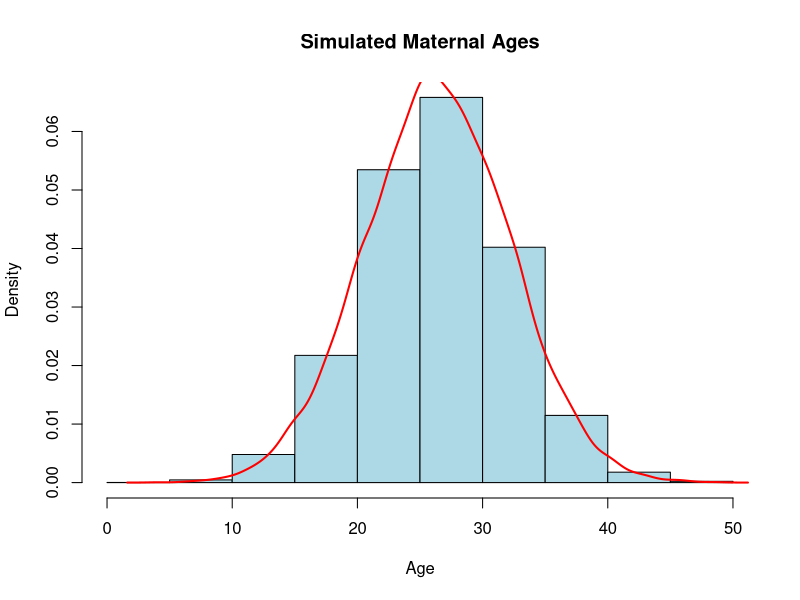

This figure's R source:
## ---- chunk 1
knitr::opts_chunk$set(echo = TRUE)
## ---- chunk 2
mu    <- 26.4
sigma <- 5.8

cutoff_age <- qnorm(0.975, mean = mu, sd = sigma)
cutoff_age

#Interpretation: 97.5% of mothers are younger than or equal to 37.8 years at childbirth.Only 2.5% are older than this age.
## ---- chunk 3
proportion_at_least_21 <- 1 - pnorm(21, mean = mu, sd = sigma)
proportion_at_least_21

# Interpretation:About 82.4% of mothers are 21 years or older at childbirth.
## ---- chunk 4
ages <- c(18, 26.4, 35)
z_scores <- (ages - mu) / sigma
data.frame(Age = ages, Z_score = z_scores)

# Interpretation: 

#Age 18 is 1.45 SDs below average.
#Age 26.4 is exactly average.
#Age 35 is 1.48 SDs above average.
## ---- chunk 5
age_90th <- qnorm(0.90, mean = mu, sd = sigma)
age_90th

# Interpretation:About 10% of mothers are older than 33.83 years, and 90% are younger.
## ---- chunk 6
age_10th <- qnorm(0.10, mean = mu, sd = sigma)
age_90th <- qnorm(0.90, mean = mu, sd = sigma)
c(age_10th, age_90th)

# Interpretation: The central 80% of mothers are between 18.967 and 33.833 years old at childbirth.
## ---- chunk 7
p_20 <- pnorm(20, mean = mu, sd = sigma)
p_35 <- pnorm(35, mean = mu, sd = sigma)
proportion_20_35 <- p_35 - p_20
proportion_20_35

# Interpretation: About 79.6% of mothers are between 20 and 35 years old at childbirth.
## ---- chunk 8
p_teen <- pnorm(20, mean = mu, sd = sigma)
p_teen

# Interpretation: The probability is 0.1349 (i.e 13.5%). So, about 13–14 out of every 100 mothers are teenagers (< 20 years old).

# Implications: Clinics may need to plan extra prenatal support, educational programs, and counseling services for younger mothers, since teenage pregnancies can carry higher medical and social risks.
## ---- chunk 9
p_adv_age <- 1 - pnorm(35, mean = mu, sd = sigma)
p_adv_age

# Interpretation: The fraction is 0.0691 (i.e 6.9%). That means around 7 in 100 mothers are aged 35 or older.

# Implications: Healthcare providers should allocate specialized prenatal care and screenings for this group, as pregnancies at ≥35 carry higher risks and may require more intensive monitoring.
## ---- chunk 10
mu_future    <- 27.6
sigma_future <- 5.3

p_adv_future <- 1 - pnorm(35, mean = mu_future, sd = sigma_future)
p_adv_future

# Interpretation: In the future cohort, about 8.1% of mothers are aged 35 or older, compared with 6.9% in the current cohort. This suggests that as the average age of mothers rises, the proportion classified as advanced maternal age also increases modestly, meaning healthcare services may need to plan for a gradual rise in demand for age-related prenatal care.
## ---- chunk 11
set.seed(123)
sim_ages<-rnorm(10000, mean = 26.4, sd = 5.8)

hist(sim_ages,
     probability = TRUE,
     col = "lightblue", 
     main = "Simulated Maternal Ages",
     xlab = "Age",
     ylab= "Density")

lines(density(sim_ages), col = "red", lwd = 2)

# Interpretation: The histogram shows that most simulated ages are around 26–27 years, with most values between 15 and 40 years. The red density curve matches the bars well, showing that the data follow the expected normal distribution.
